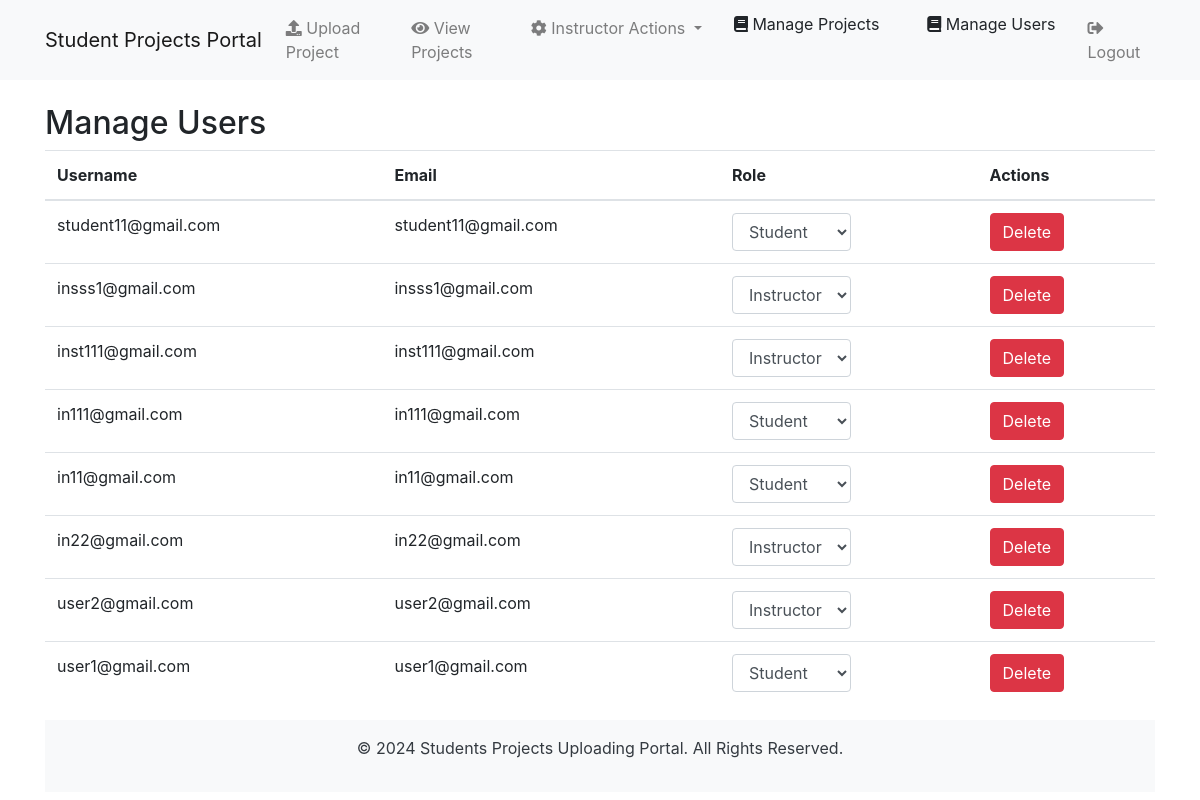
The page /manage_users.php (signed in) on the database its author committed.
### tables this page shows
CREATE TABLE `users` (
  `user_id` int(11) NOT NULL,
  `username` varchar(50) NOT NULL,
  `user_password` varchar(255) NOT NULL,
  `user_firstname` varchar(50) NOT NULL,
  `user_lastname` varchar(50) NOT NULL,
  `user_email` varchar(100) NOT NULL,
  `user_role` enum('student','instructor') NOT NULL,
  `user_image` varchar(255) DEFAULT 'default.jpg',
  `created_at` datetime DEFAULT current_timestamp()
);

### manage_users.php (the view, shortened to what this page needs)
<?php
include './includes/db.php';
$sql = "SELECT * FROM users ORDER BY user_id DESC";
$result = mysqli_query($conn, $sql);
?>
<?php include './includes/header.php'; ?>
<h2>Manage Users</h2>
<table class="table">
    <thead>
        <tr>
            <th>Username</th>
            <th>Email</th>
            <th>Role</th>
            <th>Actions</th>
        </tr>
    </thead>
    <tbody>
        <?php while ($row = mysqli_fetch_assoc($result)): ?>
        <tr>
            <td><?php echo htmlspecialchars($row['username']); ?></td>
            <td><?php echo htmlspecialchars($row['user_email']);  ?></td>
            <td>
                <form method="POST" action="" class="form-inline">
                    <select name="user_role" class="form-control">
                        <option value="student" <?php echo $row['user_role'] === 'student' ? 'selected' : ''; ?>>Student</option>
                        <option value="instructor" <?php echo $row['user_role'] === 'instructor' ? 'selected' : ''; ?>>Instructor</option>
                    </select>
                </form>
            </td>
            <td>
                <a href="?delete=<?php echo $row['user_id']; ?>" class="btn btn-danger" onclick="return confirm('Are you sure you want to delete this user?');">Delete</a>
            </td>
        </tr>
        <?php endwhile; ?>
    </tbody>
</table>
<?php include './includes/footer.php'; ?>

### rows shown on the page
users: username "student11@gmail.com", user_email "student11@gmail.com", user_role "Student"
users: username "insss1@gmail.com", user_email "insss1@gmail.com", user_role "Instructor"
users: username "inst111@gmail.com", user_email "inst111@gmail.com", user_role "Instructor"
users: username "in111@gmail.com", user_email "in111@gmail.com", user_role "Student"
users: username "in11@gmail.com", user_email "in11@gmail.com", user_role "Student"
users: username "in22@gmail.com", user_email "in22@gmail.com", user_role "Instructor"
users: username "user2@gmail.com", user_email "user2@gmail.com", user_role "Instructor"
users: username "user1@gmail.com", user_email "user1@gmail.com", user_role "Student"
